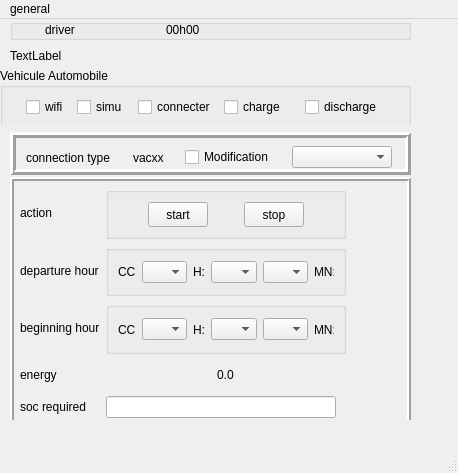
<?xml version="1.0" encoding="UTF-8"?>
<ui version="4.0">
 <class>MainWindow</class>
 <widget class="QMainWindow" name="MainWindow">
  <property name="geometry">
   <rect>
    <x>0</x>
    <y>0</y>
    <width>458</width>
    <height>473</height>
   </rect>
  </property>
  <property name="minimumSize">
   <size>
    <width>0</width>
    <height>20</height>
   </size>
  </property>
  <property name="windowTitle">
   <string>Electric Vehicle</string>
  </property>
  <widget class="QWidget" name="centralwidget">
   <widget class="QFrame" name="frame">
    <property name="geometry">
     <rect>
      <x>0</x>
      <y>20</y>
      <width>511</width>
      <height>381</height>
     </rect>
    </property>
    <property name="frameShape">
     <enum>QFrame::NoFrame</enum>
    </property>
    <property name="frameShadow">
     <enum>QFrame::Plain</enum>
    </property>
    <property name="lineWidth">
     <number>0</number>
    </property>
    <widget class="QFrame" name="frame_5">
     <property name="geometry">
      <rect>
       <x>10</x>
       <y>93</y>
       <width>401</width>
       <height>43</height>
      </rect>
     </property>
     <property name="frameShape">
      <enum>QFrame::Box</enum>
     </property>
     <property name="frameShadow">
      <enum>QFrame::Raised</enum>
     </property>
     <property name="lineWidth">
      <number>3</number>
     </property>
     <widget class="QWidget" name="horizontalLayoutWidget">
      <property name="geometry">
       <rect>
        <x>10</x>
        <y>10</y>
        <width>381</width>
        <height>31</height>
       </rect>
      </property>
      <layout class="QHBoxLayout" name="horizontalLayout_3">
       <item>
        <widget class="QLabel" name="label_4">
         <property name="maximumSize">
          <size>
           <width>95</width>
           <height>16777215</height>
          </size>
         </property>
         <property name="text">
          <string>connection type</string>
         </property>
        </widget>
       </item>
       <item>
        <widget class="QLabel" name="LTypeCon">
         <property name="maximumSize">
          <size>
           <width>40</width>
           <height>16777215</height>
          </size>
         </property>
         <property name="text">
          <string>vacxx</string>
         </property>
        </widget>
       </item>
       <item>
        <widget class="QCheckBox" name="CBModifCon">
         <property name="maximumSize">
          <size>
           <width>95</width>
           <height>16777215</height>
          </size>
         </property>
         <property name="text">
          <string>Modification</string>
         </property>
        </widget>
       </item>
       <item>
        <widget class="QComboBox" name="comboBox_4">
         <property name="maximumSize">
          <size>
           <width>100</width>
           <height>16777215</height>
          </size>
         </property>
        </widget>
       </item>
      </layout>
     </widget>
    </widget>
    <widget class="QFrame" name="frame_3">
     <property name="geometry">
      <rect>
       <x>10</x>
       <y>138</y>
       <width>401</width>
       <height>321</height>
      </rect>
     </property>
     <property name="frameShape">
      <enum>QFrame::Box</enum>
     </property>
     <property name="frameShadow">
      <enum>QFrame::Raised</enum>
     </property>
     <property name="lineWidth">
      <number>2</number>
     </property>
     <widget class="QWidget" name="gridLayoutWidget">
      <property name="geometry">
       <rect>
        <x>10</x>
        <y>10</y>
        <width>406</width>
        <height>231</height>
       </rect>
      </property>
      <layout class="QGridLayout" name="gridLayout">
       <item row="5" column="1">
        <widget class="QLineEdit" name="lineEdit">
         <property name="maximumSize">
          <size>
           <width>230</width>
           <height>16777215</height>
          </size>
         </property>
        </widget>
       </item>
       <item row="4" column="1" alignment="Qt::AlignHCenter">
        <widget class="QLabel" name="LChaMaxPosVal">
         <property name="text">
          <string>0.0</string>
         </property>
        </widget>
       </item>
       <item row="1" column="1" colspan="2">
        <widget class="QGroupBox" name="groupBox_3">
         <property name="maximumSize">
          <size>
           <width>240</width>
           <height>16777215</height>
          </size>
         </property>
         <property name="title">
          <string/>
         </property>
         <layout class="QHBoxLayout" name="horizontalLayout_4">
          <item>
           <widget class="QLabel" name="label_2">
            <property name="text">
             <string>CC</string>
            </property>
           </widget>
          </item>
          <item>
           <widget class="QComboBox" name="comboBox_3"/>
          </item>
          <item>
           <widget class="QLabel" name="LH">
            <property name="maximumSize">
             <size>
              <width>20</width>
              <height>16777215</height>
             </size>
            </property>
            <property name="text">
             <string>H:</string>
            </property>
           </widget>
          </item>
          <item>
           <widget class="QComboBox" name="comboBox">
            <property name="maximumSize">
             <size>
              <width>50</width>
              <height>16777215</height>
             </size>
            </property>
           </widget>
          </item>
          <item>
           <widget class="QComboBox" name="comboBox_2">
            <property name="maximumSize">
             <size>
              <width>50</width>
              <height>16777215</height>
             </size>
            </property>
           </widget>
          </item>
          <item>
           <widget class="QLabel" name="LH_2">
            <property name="maximumSize">
             <size>
              <width>20</width>
              <height>16777215</height>
             </size>
            </property>
            <property name="text">
             <string>MN:</string>
            </property>
           </widget>
          </item>
         </layout>
        </widget>
       </item>
       <item row="4" column="0">
        <widget class="QLabel" name="label_5">
         <property name="maximumSize">
          <size>
           <width>120</width>
           <height>30</height>
          </size>
         </property>
         <property name="text">
          <string>energy</string>
         </property>
        </widget>
       </item>
       <item row="5" column="0">
        <widget class="QLabel" name="label">
         <property name="text">
          <string>soc required</string>
         </property>
        </widget>
       </item>
       <item row="0" column="1">
        <widget class="QGroupBox" name="groupBox_4">
         <property name="title">
          <string/>
         </property>
         <layout class="QHBoxLayout" name="horizontalLayout_5">
          <item>
           <widget class="QPushButton" name="PBChaOn">
            <property name="maximumSize">
             <size>
              <width>60</width>
              <height>30</height>
             </size>
            </property>
            <property name="text">
             <string>start</string>
            </property>
           </widget>
          </item>
          <item>
           <widget class="QPushButton" name="PBChaOff">
            <property name="maximumSize">
             <size>
              <width>60</width>
              <height>30</height>
             </size>
            </property>
            <property name="text">
             <string>stop</string>
            </property>
           </widget>
          </item>
         </layout>
        </widget>
       </item>
       <item row="1" column="0">
        <widget class="QLabel" name="LHeureDpt">
         <property name="text">
          <string>departure hour</string>
         </property>
        </widget>
       </item>
       <item row="0" column="0">
        <widget class="QLabel" name="LChargt">
         <property name="text">
          <string>action</string>
         </property>
        </widget>
       </item>
       <item row="3" column="0">
        <widget class="QLabel" name="LHBegin">
         <property name="text">
          <string>beginning hour</string>
         </property>
        </widget>
       </item>
       <item row="3" column="1">
        <widget class="QGroupBox" name="groupBox_5">
         <property name="maximumSize">
          <size>
           <width>240</width>
           <height>16777215</height>
          </size>
         </property>
         <property name="title">
          <string/>
         </property>
         <layout class="QHBoxLayout" name="horizontalLayout_6">
          <item>
           <widget class="QLabel" name="label_7">
            <property name="text">
             <string>CC</string>
            </property>
           </widget>
          </item>
          <item>
           <widget class="QComboBox" name="comboBox_5"/>
          </item>
          <item>
           <widget class="QLabel" name="LH_3">
            <property name="maximumSize">
             <size>
              <width>20</width>
              <height>16777215</height>
             </size>
            </property>
            <property name="text">
             <string>H:</string>
            </property>
           </widget>
          </item>
          <item>
           <widget class="QComboBox" name="comboBox_6">
            <property name="maximumSize">
             <size>
              <width>50</width>
              <height>16777215</height>
             </size>
            </property>
           </widget>
          </item>
          <item>
           <widget class="QComboBox" name="comboBox_7">
            <property name="maximumSize">
             <size>
              <width>50</width>
              <height>16777215</height>
             </size>
            </property>
           </widget>
          </item>
          <item>
           <widget class="QLabel" name="LH_5">
            <property name="maximumSize">
             <size>
              <width>20</width>
              <height>16777215</height>
             </size>
            </property>
            <property name="text">
             <string>MN:</string>
            </property>
           </widget>
          </item>
         </layout>
        </widget>
       </item>
      </layout>
     </widget>
    </widget>
    <widget class="QFrame" name="frame_2">
     <property name="geometry">
      <rect>
       <x>0</x>
       <y>25</y>
       <width>421</width>
       <height>61</height>
      </rect>
     </property>
     <property name="maximumSize">
      <size>
       <width>500</width>
       <height>16777215</height>
      </size>
     </property>
     <property name="frameShape">
      <enum>QFrame::NoFrame</enum>
     </property>
     <property name="frameShadow">
      <enum>QFrame::Plain</enum>
     </property>
     <property name="lineWidth">
      <number>0</number>
     </property>
     <widget class="QGroupBox" name="groupBox">
      <property name="geometry">
       <rect>
        <x>0</x>
        <y>4</y>
        <width>411</width>
        <height>61</height>
       </rect>
      </property>
      <property name="sizePolicy">
       <sizepolicy hsizetype="Preferred" vsizetype="Preferred">
        <horstretch>4</horstretch>
        <verstretch>0</verstretch>
       </sizepolicy>
      </property>
      <property name="minimumSize">
       <size>
        <width>0</width>
        <height>0</height>
       </size>
      </property>
      <property name="maximumSize">
       <size>
        <width>500</width>
        <height>16777215</height>
       </size>
      </property>
      <property name="title">
       <string>Vehicule Automobile</string>
      </property>
      <layout class="QHBoxLayout" name="horizontalLayout">
       <item>
        <layout class="QHBoxLayout" name="horizontalLayout_2">
         <item>
          <widget class="QCheckBox" name="checkBox_4">
           <property name="minimumSize">
            <size>
             <width>0</width>
             <height>20</height>
            </size>
           </property>
           <property name="maximumSize">
            <size>
             <width>45</width>
             <height>16777215</height>
            </size>
           </property>
           <property name="text">
            <string>wifi</string>
           </property>
          </widget>
         </item>
         <item>
          <widget class="QCheckBox" name="checkBox_5">
           <property name="maximumSize">
            <size>
             <width>55</width>
             <height>20</height>
            </size>
           </property>
           <property name="text">
            <string>simu</string>
           </property>
          </widget>
         </item>
         <item>
          <widget class="QCheckBox" name="checkBox_3">
           <property name="minimumSize">
            <size>
             <width>0</width>
             <height>20</height>
            </size>
           </property>
           <property name="maximumSize">
            <size>
             <width>80</width>
             <height>16777215</height>
            </size>
           </property>
           <property name="text">
            <string>connecter</string>
           </property>
          </widget>
         </item>
         <item>
          <widget class="QCheckBox" name="checkBox_2">
           <property name="minimumSize">
            <size>
             <width>0</width>
             <height>20</height>
            </size>
           </property>
           <property name="maximumSize">
            <size>
             <width>75</width>
             <height>16777215</height>
            </size>
           </property>
           <property name="text">
            <string>charge</string>
           </property>
          </widget>
         </item>
         <item>
          <widget class="QCheckBox" name="checkBox">
           <property name="minimumSize">
            <size>
             <width>0</width>
             <height>20</height>
            </size>
           </property>
           <property name="maximumSize">
            <size>
             <width>80</width>
             <height>16777215</height>
            </size>
           </property>
           <property name="text">
            <string>discharge</string>
           </property>
          </widget>
         </item>
        </layout>
       </item>
      </layout>
     </widget>
    </widget>
    <widget class="QLabel" name="labelalerte">
     <property name="geometry">
      <rect>
       <x>130</x>
       <y>0</y>
       <width>20</width>
       <height>16</height>
      </rect>
     </property>
     <property name="text">
      <string/>
     </property>
    </widget>
    <widget class="QLabel" name="LAlerte">
     <property name="geometry">
      <rect>
       <x>10</x>
       <y>4</y>
       <width>400</width>
       <height>20</height>
      </rect>
     </property>
     <property name="maximumSize">
      <size>
       <width>400</width>
       <height>16777215</height>
      </size>
     </property>
     <property name="text">
      <string>TextLabel</string>
     </property>
     <property name="alignment">
      <set>Qt::AlignBottom|Qt::AlignLeading|Qt::AlignLeft</set>
     </property>
    </widget>
   </widget>
   <widget class="QGroupBox" name="groupBox_2">
    <property name="geometry">
     <rect>
      <x>10</x>
      <y>0</y>
      <width>401</width>
      <height>21</height>
     </rect>
    </property>
    <property name="title">
     <string/>
    </property>
    <widget class="QWidget" name="horizontalLayoutWidget_2">
     <property name="geometry">
      <rect>
       <x>0</x>
       <y>0</y>
       <width>251</width>
       <height>21</height>
      </rect>
     </property>
     <layout class="QHBoxLayout" name="horizontalLayout_7">
      <item>
       <widget class="QLabel" name="LNom">
        <property name="maximumSize">
         <size>
          <width>80</width>
          <height>16777215</height>
         </size>
        </property>
        <property name="text">
         <string>driver</string>
        </property>
       </widget>
      </item>
      <item>
       <widget class="QLabel" name="label_6">
        <property name="maximumSize">
         <size>
          <width>60</width>
          <height>16777215</height>
         </size>
        </property>
        <property name="text">
         <string>00h00</string>
        </property>
       </widget>
      </item>
     </layout>
    </widget>
   </widget>
  </widget>
  <widget class="QMenuBar" name="menubar">
   <property name="geometry">
    <rect>
     <x>0</x>
     <y>0</y>
     <width>458</width>
     <height>26</height>
    </rect>
   </property>
   <widget class="QMenu" name="menuarr_ter">
    <property name="title">
     <string>general</string>
    </property>
    <addaction name="actionarr_ter"/>
    <addaction name="actioneloigner_EV"/>
    <addaction name="actionChargeok"/>
    <addaction name="actionLib_rer_les_connexions"/>
   </widget>
   <addaction name="menuarr_ter"/>
  </widget>
  <widget class="QStatusBar" name="statusbar"/>
  <action name="actionafficher">
   <property name="text">
    <string>afficherVarsEV</string>
   </property>
  </action>
  <action name="actionafficher_cycliquement">
   <property name="text">
    <string>afficher VarsEVcycliquement</string>
   </property>
  </action>
  <action name="actionmise_jour">
   <property name="text">
    <string>mise à jour</string>
   </property>
  </action>
  <action name="actionforcer">
   <property name="text">
    <string>forcer</string>
   </property>
  </action>
  <action name="actionarr_ter">
   <property name="text">
    <string>arrêter</string>
   </property>
  </action>
  <action name="actioneloigner_EV">
   <property name="text">
    <string>eloigner EV</string>
   </property>
  </action>
  <action name="actionAfficheVarsBorne">
   <property name="text">
    <string>afficherVarsBorne</string>
   </property>
  </action>
  <action name="actionAfficherVarsBorneCycliquement">
   <property name="text">
    <string>afficherVarsBorneCycliquement</string>
   </property>
  </action>
  <action name="actionChargeok">
   <property name="text">
    <string>chargeok</string>
   </property>
  </action>
  <action name="actionLib_rer_les_connexions">
   <property name="text">
    <string>libérer les connexions</string>
   </property>
  </action>
 </widget>
 <resources/>
 <connections/>
</ui>
